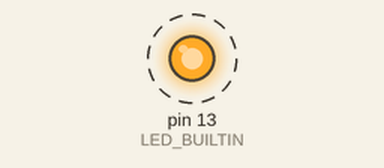
Simulated run of this sketch. Board: Arduino Uno, built with avr-gcc and run on an emulated ATmega328P. Shown: output pins drawn as LEDs (lit = HIGH). Dashed ring = blinking. What the sketch prints to the serial monitor is not drawn.

Above: at 0.3 s.
Timing chart, 0 to 3.0 s (numbered marks = the images above):
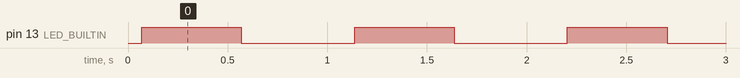

The sketch:

irTest.ino
```cpp
#include <IRremote.h>
IRsend irsend;
void setup()
{
  // put your setup code here, to run once:
Serial.begin(9600); // baud rate = 9600
pinMode(LED_BUILTIN,OUTPUT);
}
/* connect the postive terminal of the transmitter to the pwm pins that are connected to the clock of the microcontroller
for arduino uno, connect to digital pin 3, for arduino mega, it is pin 9..*/
void loop() {
  // put your main code here, to run repeatedly:
irsend.sendNEC(0xAAAAAA,32); //sends message in HEX
Serial.println("sent"); //prints on serial monitor
digitalWrite(LED_BUILTIN,HIGH);// built-in led glows
delay(500);
digitalWrite(LED_BUILTIN,LOW);
delay(500);
}
```

Measured:
- by itself, pin 13 (LED_BUILTIN): alternates HIGH for 0.50 s and LOW for 0.57 s
